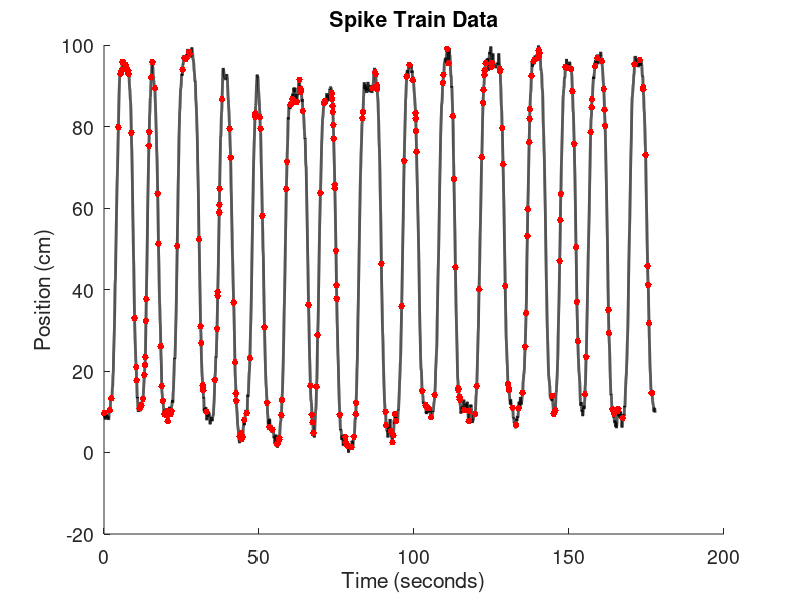
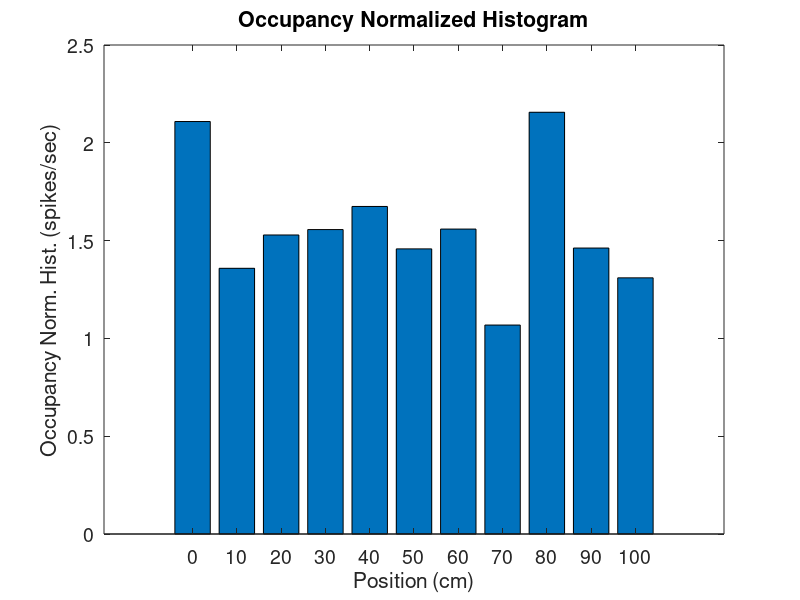

MATLAB code for these plots, in order: (Note: this script raises an error after producing the figures.)
function Chapter_9_Question_1()
    % Question 1 - Analyze Ch9-spikes-2.mat
    
    %Load Data
    load('Ch9-spikes-2.mat')
    spike_times = spiketimes; clear spiketimes
    spike_train = hist(spike_times, t)';
    spike_ind = find(spike_train);
    
    %Visualize Spike Train Data
    figure()
    hold on
    plot(t, X, 'k', 'LineWidth', 2)
    plot(t(spike_ind), X(spike_ind), '.r', 'MarkerSize', 15)
    hold off
    xlabel('Time (seconds)')
    ylabel('Position (cm)')
    title('Spike Train Data')
    set(gca, 'FontSize', 14)
    
    %Occupancy Normalized Histogram
    space_bins = 0:10:100;
    spike_hist = hist(X(spike_ind), space_bins); %num of spikes in each space
    occupancy = hist(X, space_bins)*.001; %amount of times in each space
    figure()
    bar(space_bins, spike_hist./occupancy)
    xlabel('Position (cm)')
    ylabel('Occupancy Norm. Hist. (spikes/sec)')
    title('Occupancy Normalized Histogram')
    set(gca, 'FontSize', 14)
    
    %Model 1: lambda(t) = b0 + b1*X(t)
    [b1, dev1, stats1] = glmfit(X, spike_train, 'poisson', 'identity');
    b1_Hz = b1 * 1000;
    model_1_rate = (b1(1) + b1(2)*space_bins)*1000;
    
    %Plot Model 1
    figure()
    hold on
    bar(space_bins, spike_hist./occupancy)
    plot(space_bins, model_1_rate, 'r', 'LineWidth', 2)
    hold off
    xlabel('Position (cm)')
    ylabel('Occupancy Norm. Hist. (spikes/sec)')
    title('Model 1')
    set(gca, 'FontSize', 14)
    
    %Model 2: lambda(t) = exp( b0 + b1*X(t) )
    [b2, dev2, stats2] = glmfit(X, spike_train, 'poisson', 'log');
    model_2_rate = exp(b2(1) + b2(2)*space_bins)*1000;
    
    %Plot Model 2
    figure()
    hold on
    bar(space_bins, spike_hist./occupancy)
    plot(space_bins, model_2_rate, 'r', 'LineWidth', 2)
    hold off
    xlabel('Position (cm)')
    ylabel('Occupancy Norm. Hist. (spikes/sec)')
    title('Model 2')
    set(gca, 'FontSize', 14)
    
    %Compare With Model 1
    p = 1 - chi2cdf(dev1 - dev2, 1);
    
    %Model 3: lambda(t) = exp( b0 + b1*X(t) + b2*X(t).^2 )
    [b3, dev3, stats3] = glmfit([X X.^2], spike_train, 'poisson', 'log');
    model_3_rate = exp(b3(1) + b3(2)*space_bins + b3(3)*space_bins.^2)*1000;
    
    %Plot Model 3
    figure()
    hold on
    bar(space_bins, spike_hist./occupancy)
    plot(space_bins, model_3_rate, 'r', 'LineWidth', 2)
    hold off
    xlabel('Position (cm)')
    ylabel('Occupancy Norm. Hist. (spikes/sec)')
    title('Model 3')
    set(gca, 'FontSize', 14)
    
    %Compare With Model 1 and 2
    p = 1 - chi2cdf(dev1 - dev3, 2);
    p = 1 - chi2cdf(dev2 - dev3, 1);
    
    %Model 4: lambda(t) = exp( b0 + b1*X(t) + b2*X(t).^2 + b3*dir )
    dir = [0; diff(X) > 0];
    [b4, dev4, stats4] = glmfit([X X.^2 dir], spike_train, 'poisson', 'log');
    model_4_rate_forward = exp(b4(1) + b4(2)*space_bins +...
        b4(3)*space_bins.^2 + b4(4)*ones(1, length(space_bins)) )*1000;
    model_4_rate_backward = exp(b4(1) + b4(2)*space_bins +...
        b4(3)*space_bins.^2 + b4(4)*zeros(1, length(space_bins)) )*1000;
    
    %Plot Model 3
    figure()
    hold on
    bar(space_bins, spike_hist./occupancy)
    plot(space_bins, model_4_rate_forward, 'r', 'LineWidth', 2)
    plot(space_bins, model_4_rate_backward, 'k', 'LineWidth', 2)
    hold off
    xlabel('Position (cm)')
    ylabel('Occupancy Norm. Hist. (spikes/sec)')
    legend({'Data', 'Forward Firing Rate', 'Reverse Firing Rate'})
    title('Model 4')
    set(gca, 'FontSize', 14)
    
    %Compare With Model 1, 2, and 3
    p = 1 - chi2cdf(dev1 - dev4, 3);
    p = 1 - chi2cdf(dev2 - dev4, 2);
    p = 1 - chi2cdf(dev3 - dev4, 1);
    
    
    % a) There isn't really information for place cells, per se. However, there
    %    does seem to be firing at the tips of the track.
    % b) The occupancy normalized histogram doesn't really show any
    %    position-dependent firing.
    % c) The baseline firing rate is 1.5 Hz. For every cm the mouse progresses along
    %    the track, the firing rate decreases very slightly, but this isn't
    %    significant (p value is .9241). The fit doesn't really describe the
    %    data too well, based on the occupancy normalized histogram and modeled
    %    firing rate.
    % d) The baseline firing rate is 1.5 Hz. Every cm the mouse progresses
    %    along the track, the firing rate decreases very slightly, but this
    %    isn't significant (.9240). The fit doesn't really describe the data
    %    too well, based on the occupancy normalized histogram and modeled
    %    firing rate. Further, the p-value for the model difference is .9967,
    %    suggesting no difference in the two models.
    % e) The baseline firing rate is 1.5 Hz. Every cm the the mouse progresses
    %    along the track, the firing rate decreases very slightly, but this
    %    isn't significant (.9385). The every square cm causes no change in the
    %    firing rate (p = .9517). The fit doesn't really describe the data too
    %    well. Further, the model difference between this and model 1 is .9982
    %    and between this and model 2 is .9517.
    % f) The baseline firing rate is 1.7 Hz. Every cm (and cm^2) the mouse
    %    progresses has no change in the firing rate (as above). While the
    %    forward direction has a reduction of .84% in the firing rate, this is
    %    not significant. It also isn't different from any of the other models:
    %    model 1 (.6069), model 2 (.3991), and model 3 (.1757).
    % g) There is no clear model that works best. Even by looking at the cell
    %    we can clearly see no place field structure, except perhaps at the
    %    tail end of the track. However, in the occupancy normalized histogram,
    %    there is a slight increase in Hz at 0 and 80 cm. I would explain to
    %    the collaborator that this cell is not a place cell.
    
end
